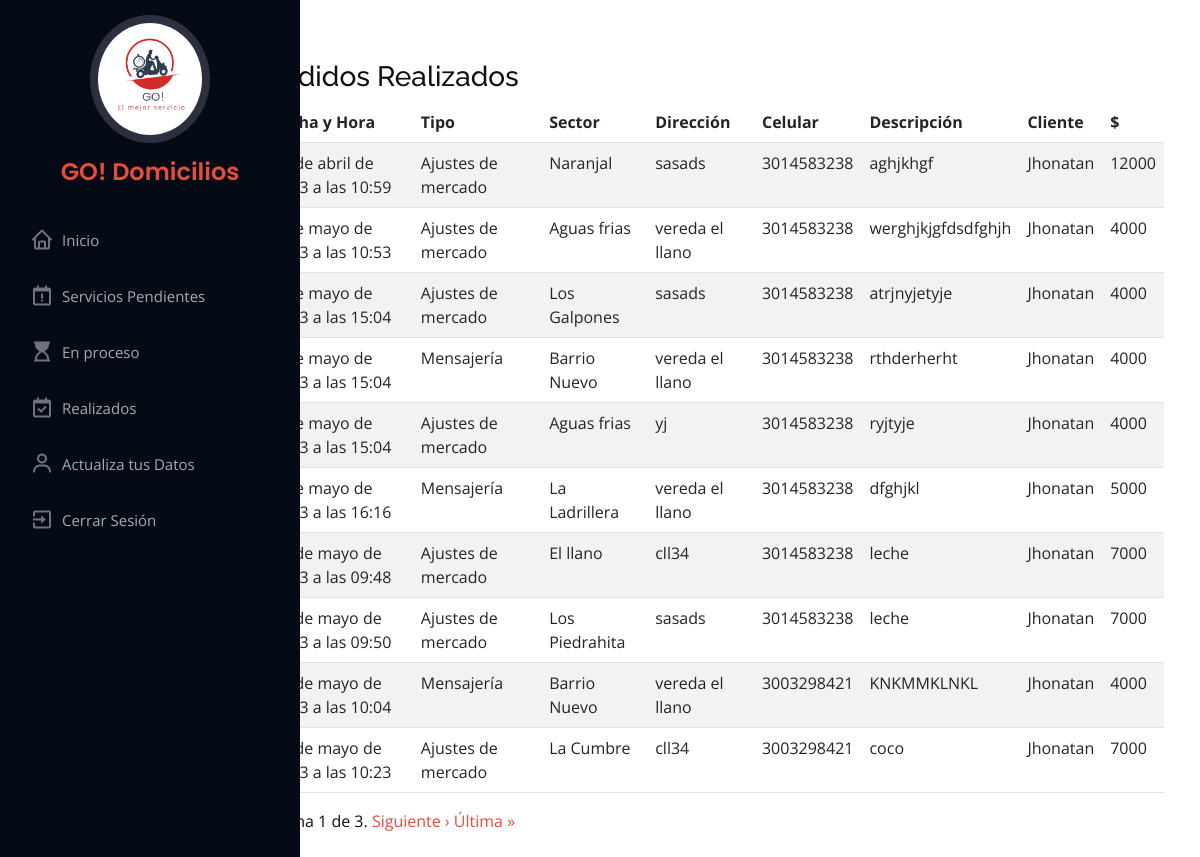
/realizado/ (signed in), run on the app's committed database.
### servigou/models.py (models this page shows, shortened)
class Servicio(models.Model):
    fecha_hora = models.DateTimeField(default=timezone.now)
    tipo = models.CharField(max_length=30, null=False, blank=False)
    direccion = models.CharField(max_length=20, null=True, blank=False)
    celular = models.CharField(max_length=13,null=True, blank=False)
    descripcion = models.CharField(max_length=1000, null=False, blank=False)
    estado = models.CharField(max_length=50, default='sin_asignar')
    repartidor = models.ForeignKey(User, on_delete=models.CASCADE, related_name='repartidor', default=1, null=True)
    User = models.ForeignKey(User,on_delete=models.CASCADE, related_name='User')
    ruta = models.ForeignKey(Ruta, on_delete=models.CASCADE, related_name='ruta', default=1)

class Ruta(models.Model):
    nombre = models.CharField(max_length=30, null=False, blank=False, default='ruta')
    valor = models.BigIntegerField(null=False, blank=False)
    descripcion = models.CharField(max_length=100, null=False, blank=False, default='ruta')
    def __str__(self):
        return self.nombre

class User(AbstractUser):
    documento = models.IntegerField(unique=True, null=True, blank=False)
    celular = models.IntegerField(null=True, blank=False)
    direccion = models.CharField(max_length=20, null=True, blank=False)
    def __str__(self):
        return self.first_name

### servigou/views.py (the view)
# urls.py: path('realizado/', views.realizado, name="realizado"),
@login_required(login_url='login')
def realizado(request):
    repartidor = request.user.id
    print(repartidor)
    servicios = Servicio.objects.filter(estado='realizado', repartidor_id=repartidor)
    paginator = Paginator(servicios, 10)  # Mostrar 7 elementos por página
    page = request.GET.get('page')  # Obtener el número de página actual desde la solicitud GET
    servicios = paginator.get_page(page)  # Obtener los elementos para la página actual
    return render(request, 'layout/Disenorepartidor/Realizado.html', {'page_obj': servicios})

### templates/layout/Disenorepartidor/Realizado.html (shortened to what this page needs)
{% extends 'layout/Disenorepartidor/baserepartidor.html' %}
{% load static %}
{% block contenido %}
<div class="contain_admin">
  <div class="table-responsive">
    <table class="table table-striped">
      <h3>Pedidos Realizados</h3>
      <thead>
        <tr>
          <th scope="col">Fecha y Hora</th>
          <th scope="col">Tipo</th>
          <th scope="col">Sector</th>
          <th scope="col">Dirección</th>
          <th scope="col">Celular</th>
          <th scope="col">Descripción</th>
          <th scope="col">Cliente</th>
          <th scope="col">$</th>
        </tr>
      </thead>
      <tbody>
        {% for c in page_obj %}
        <tr>
          <td>{{ c.fecha_hora }}</td>
          <td>{{ c.tipo }}</td>
          <td>{{ c.ruta }}</td>
          <td>{{ c.direccion }}</td>
          <td>{{ c.celular }}</td>
          <td>{{ c.descripcion }}</td>
          <td>{{ c.User }}</td>
          <td>{{ c.ruta.valor }}</td>
        </tr>
        {% endfor %}
      </tbody>
    </table>
    <span class="step-links">
      <span class="current-page">
        Página {{ page_obj.number }} de {{ page_obj.paginator.num_pages }}.
      </span>
      {% if page_obj.has_next %}
        <a href="?page={{ page_obj.next_page_number }}">Siguiente &rsaquo;</a>
        <a href="?page={{ page_obj.paginator.num_pages }}">Última &raquo;</a>
      {% endif %}
    </span>
  </div>
</div>
{% endblock contenido %}

### static/css/styleBase.css (style rules this page uses)
* { padding: 0%; margin:0%; border: 0%; box-sizing: border-box; }
.contain_admin { display: flex; padding: 2%; margin-top: 3%; align-items: center; justify-content: center; margin-left:20%; margin-right: 1%; border-radius: 20px; }

### static/assets/css/style.css (style rules this page uses)
a { color: #E74C3C; text-decoration: none; }
h1, h2, h3, h4, h5, h6 { font-family: "Raleway", sans-serif; }

### data on the page
Servicio: fecha_hora "21 de abril de 2023 a las 10:59", tipo "Ajustes de mercado", ruta "Naranjal", direccion "sasads", celular "3014583238", descripcion "aghjkhgf", User "Jhonatan", ruta.valor "12000"
Servicio: fecha_hora "3 de mayo de 2023 a las 10:53", tipo "Ajustes de mercado", ruta "Aguas frias", direccion "vereda el llano", celular "3014583238", descripcion "werghjkjgfdsdfghjh", User "Jhonatan", ruta.valor "4000"
Servicio: fecha_hora "5 de mayo de 2023 a las 15:04", tipo "Ajustes de mercado", ruta "Los Galpones", direccion "sasads", celular "3014583238", descripcion "atrjnyjetyje", User "Jhonatan", ruta.valor "4000"
Servicio: fecha_hora "5 de mayo de 2023 a las 15:04", tipo "Mensajería", ruta "Barrio Nuevo", direccion "vereda el llano", celular "3014583238", descripcion "rthderherht", User "Jhonatan", ruta.valor "4000"
Servicio: fecha_hora "5 de mayo de 2023 a las 15:04", tipo "Ajustes de mercado", ruta "Aguas frias", direccion "yj", celular "3014583238", descripcion "ryjtyje", User "Jhonatan", ruta.valor "4000"
Servicio: fecha_hora "5 de mayo de 2023 a las 16:16", tipo "Mensajería", ruta "La Ladrillera", direccion "vereda el llano", celular "3014583238", descripcion "dfghjkl", User "Jhonatan", ruta.valor "5000"
Servicio: fecha_hora "12 de mayo de 2023 a las 09:48", tipo "Ajustes de mercado", ruta "El llano", direccion "cll34", celular "3014583238", descripcion "leche", User "Jhonatan", ruta.valor "7000"
Servicio: fecha_hora "12 de mayo de 2023 a las 09:50", tipo "Ajustes de mercado", ruta "Los Piedrahita", direccion "sasads", celular "3014583238", descripcion "leche", User "Jhonatan", ruta.valor "7000"
Servicio: fecha_hora "12 de mayo de 2023 a las 10:04", tipo "Mensajería", ruta "Barrio Nuevo", direccion "vereda el llano", celular "3003298421", descripcion "KNKMMKLNKL", User "Jhonatan", ruta.valor "4000"
Servicio: fecha_hora "12 de mayo de 2023 a las 10:23", tipo "Ajustes de mercado", ruta "La Cumbre", direccion "cll34", celular "3003298421", descripcion "coco", User "Jhonatan", ruta.valor "7000"

### other printed values
{{ page_obj.number }} "1"
{{ page_obj.paginator.num_pages }} "3"
